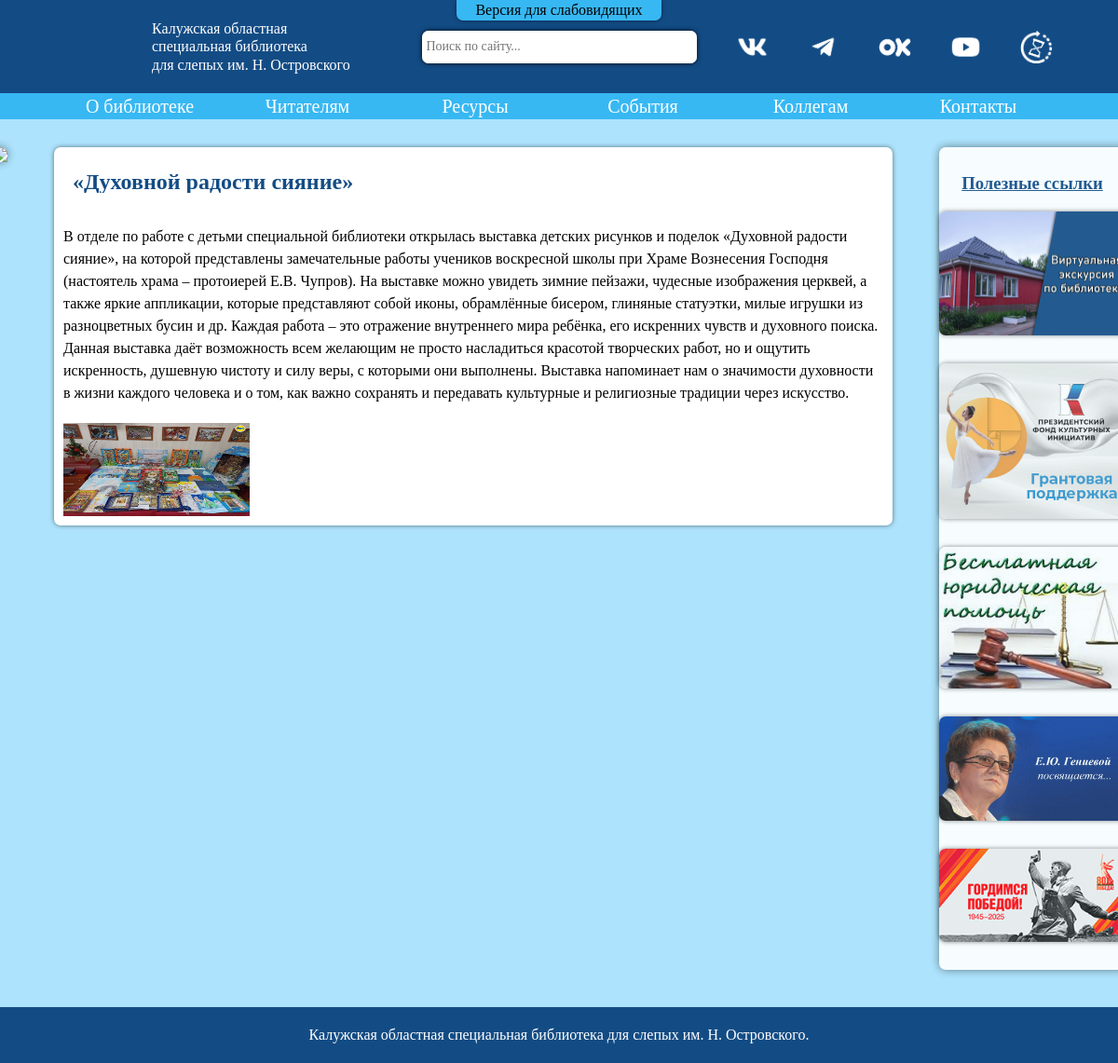
Screenshot of /post/2 with the database file from the repository.
### news/models.py (models this page shows, shortened)
class News(models.Model):
    id = models.AutoField(primary_key=True)
    title = models.CharField(max_length=100)
    article_text = models.TextField(max_length=2500, null=True, default=None)
    image = models.ImageField(null=True, upload_to='images/')
    image_position = models.CharField(max_length=1, choices=POSITION, default='L')
    date_new = models.DateTimeField(null=True)

### main/models.py (models this page shows, shortened)
class RightMenuLinks(models.Model):
    id = models.AutoField(primary_key=True)
    title = models.CharField(max_length=100, verbose_name='Link name')
    href = models.CharField(max_length=200, default=None)
    description = models.TextField(max_length=1000, null=True, blank=True, default=None)
    image = models.ImageField(null=True,default=None, upload_to='images/')
    priority = models.IntegerField(default=1, validators=[MinValueValidator(1), MaxValueValidator(100)])

### news/views.py (the view)
# urls.py: path('post/<int:post_id>', news_views.show_post),
def show_post(request, post_id = None):
    articles = News.objects.get(id = post_id)
    print(articles.date_new)
    print(articles.article_text)
    current_date = timezone.now()
    return render(request, 'index_news.html', {"articles":articles, "post_id":post_id, "current_date": current_date, "rightNews": showRightPanel()})

### news/views.py (called while the page is built)
def showRightPanel():
    rightNews_array = RightMenuLinks.objects.all()
    return rightNews_array

### news/templates/index_news.html (shortened to what this page needs)
{% load static %}
<html>
  <head>
    <link rel="stylesheet" id='styles_link' href="{% static "css/global_styles_blue_news.css" %}" />
    <link rel="stylesheet" href="{% static "css/global_animations.css" %}" />
  </head>
  <body onload="show_body()"  id='body'>
  <div class="wrapper" id="wrapper">
    <header>
      <div class='header_container'>
        <div class="eyesight_container"> Версия для слабовидящих </div>
        <a name="up" class='logo_block' href="/" >
        <div class='logo_img picture'></div>
            <div class='top_name'>
              <span> Калужская областная </span>
              <span> специальная  библиотека  </span>
              <span> для слепых им. Н. Островского </span>
            </div>
          </a>
            <div class='search_block'>
              <div class="top_input_container">
                <input class='top_search_input'id='pc_search_input' type='text' placeholder="Поиск по сайту...">
                <div class="paper search_options">
                  <div class="search_option_zero">  </div>
                </div>
              </div>
            </div>
            <div class='top_buttons_block'>
              <a class='top_button'  target="_blank" href="https://vk.com/biblostrov">
                <div class='top_button_img' id='vk_button'> </div>
              </a>
              <a class='top_button'  target="_blank" href="https://t.me/biblostov">
                <div class='top_button_img' id='tg_button'> </div>
              </a>
              <a class='top_button' target="_blank" href="https://ok.ru/group/54523256438786" >
                <div class='top_button_img' id='ok_button'> </div>
              </a>
              <a class='top_button'  target="_blank" href="https://www.youtube.com/channel/UCA2C_qWCxFizkOUtimDhZrQ" >
                <div class='top_button_img' id='yt_button'> </div>
              </a>
              <a class='top_button'  target="_blank" href="http://slbook-kaluga.ru/?template=slbook_ic23" title = "Старый сайт">
                <div class='top_button_img' id='old_site'> </div>
              </a>
            </div>
          </div>
          <div class="header_menu">
            <div class="header_menu_container">
              <div class="menu_container">
                <div class="menu_button"> О библиотеке </div>
              </div>
              <div class="menu_container">
                <div class="menu_button"> Читателям </div>
              </div>
              <div class="menu_container">
                <div class="menu_button"> Ресурсы </div>
              </div>
              <div class="menu_container">
                <div class="menu_button"> События </div>
              </div>
              <div class="menu_container">
                <div class="menu_button"> Коллегам </div>
              </div>
              <div class="menu_container">
                <div class="menu_button"> Контакты </div>
              </div>
            </div>
          </div>
    </header>
    <div class="main_body" id="main_body">
      <div class = "left_menu">
        <a href="https://edu.gov.ru/god_pedagoga_i_nastavnika">
          <img style="max-width: 200px;" src="{% static "img/80.png" %}">
        </a>
      </div>
        <div class="main_content" id="main_content">
          {% if articles.count > 0 and post_id == None %}
            {% for articles in articles reversed %}
            {% if articles.date_new <= current_date %}
            <div class="article_container paper">
              <h2 class="article_title">{{articles.title}}</h2>
              <div class="article_body">
                <div class="article_text">
                  {% if articles.image != Null %}
                  {% if articles.image_position == 'L' %}
                  <img src=/media/{{articles.image}} class="paper" width="308" height=auto style="float: left; margin: 0 10px 0 0;">
                  {% else %}
                  <img src=/media/{{articles.image}} class="paper" width="308" height=auto style="float: right; margin: 0 10px 0 0;">
                  {% endif %}
                  {% endif %}
                  {{articles.article_text}}
                </div>
              </div>
              <div class="article_footer">
                <div class="article_date">{{articles.date_new}}</div>
                <div class="article_more">
                  <a href="/post/{{articles.id}}">Подробнее>></a>
                </div>
              </div>
            </div>
            {% endif %}
            {% endfor %}
            <div class="number_page_block">
              {% if count_page > 1 %}
                <div class="number_page">
                  {% if current_page != 1 %}
                    <a href="/page/1" class="a_page"><div class="page_box article_paper"><h2><<</h2></div></a>
                  {% else %}
                    <a class="a_page" style="opacity: 0.5;"><div class="page_box_block article_paper"><h2><<</h2></div></a>
                  {% endif %}
                  {% if minus != 0 %}
                    <a class="a_page" href="/page/{{minus}}"><div class="page_box article_paper"><h2><</h2></div></a>
                  {% else %}
                    <a class="a_page" style="opacity: 0.5;"><div class="page_box_block article_paper"><h2><</h2></div></a>
                  {% endif %}
                  {% for page in pages %}
                    {% if page != current_page%}
                      <a class="a_page" href="/page/{{page}}"><div class="page_box article_paper"><h4>{{page}}</h4></div></a>
                    {% else %}
                      <a class="a_page" ><div style="background-color: #134C85; color: white; text-decoration: underline;" class="page_box_block article_paper"><h4>{{page}}</h4></div></a>
                    {% endif %}
                  {% endfor %}
                  {% if plus != 0 %}
                    <a class="a_page" href="/page/{{plus}}"><div class="page_box article_paper"><h2>></h2></div></a>
                  {% else %}
                    <a class="a_page" style="opacity: 0.5;" ><div class="page_box_block article_paper"><h2>></h2></div></a>
                  {% endif %}
                  {% if current_page != last %}
                  <a class="a_page" href="/page/{{last}}"><div class="page_box article_paper"><h2>>></h2></div></a>
                  {% else %}
                  <a class="a_page" style="opacity: 0.5;"><div class="page_box_block article_paper"><h2>>></h2></div></a>
                  {% endif %}
                </div>
              {% endif %}
            </div>
          {% elif post_id != None %}
          <div class="article_container paper">
            <h2 class="article_title">{{articles.title}}</h2>
            <div class="article_text">{{articles.article_text}}</div>
            <div>
              {% if articles.image != Null %}
              <img src=/media/{{articles.image}} width="200" height="100">
              {% endif %}
            </div>
          </div>
          {% endif %}
        </div>
        <div class="right_menu">
          {% if rightNews.count > 0 %}
            <div class="right_menu_str">
              <h3>Полезные ссылки</h3>
            </div>
            {% for rightNews in rightNews %}
            <div class="right_new">
              <a href="{{rightNews.href}}">
                <img src="/media/{{rightNews.image}}" class="paper" width="200px" height=auto>
              </a>
            </div>
            {% endfor %}
          {% endif %}
        </div>
    </div>
    <footer>
      <div class='footer_container flex'>
        <span> Калужская областная специальная библиотека для слепых им.&nbspН.&nbspОстровского. </span>
      </div>
    </footer>
  </div>
  </body>
</html>

### rows the page displays
News: title "«Духовной радости сияние»", article_text "В отделе по работе с детьми специальной библиотеки открылась выставка детских рисунков и поделок «Духовной радости сияние», на которой представлены замечательные работы учеников воскресной школы при Храме Вознесения Господня (настоятель храма – протоиерей Е.В. Чупров). На выставке можно увидеть зимние пейзажи, чудесные изображения церквей, а также яркие аппликации, которые представляют собой иконы, обрамлённые бисером, глиняные статуэтки, милые игрушки из разноцветных бусин и др. Каждая работа – это отражение внутреннего мира ребёнка, его искренних чувств и духовного поиска. Данная выставка даёт возможность всем желающим не просто насладиться красотой творческих работ, но и ощутить…", image (picture)
RightMenuLinks: image (picture)
RightMenuLinks: image (picture)
RightMenuLinks: image (picture)
RightMenuLinks: image (picture)
RightMenuLinks: image (picture)
